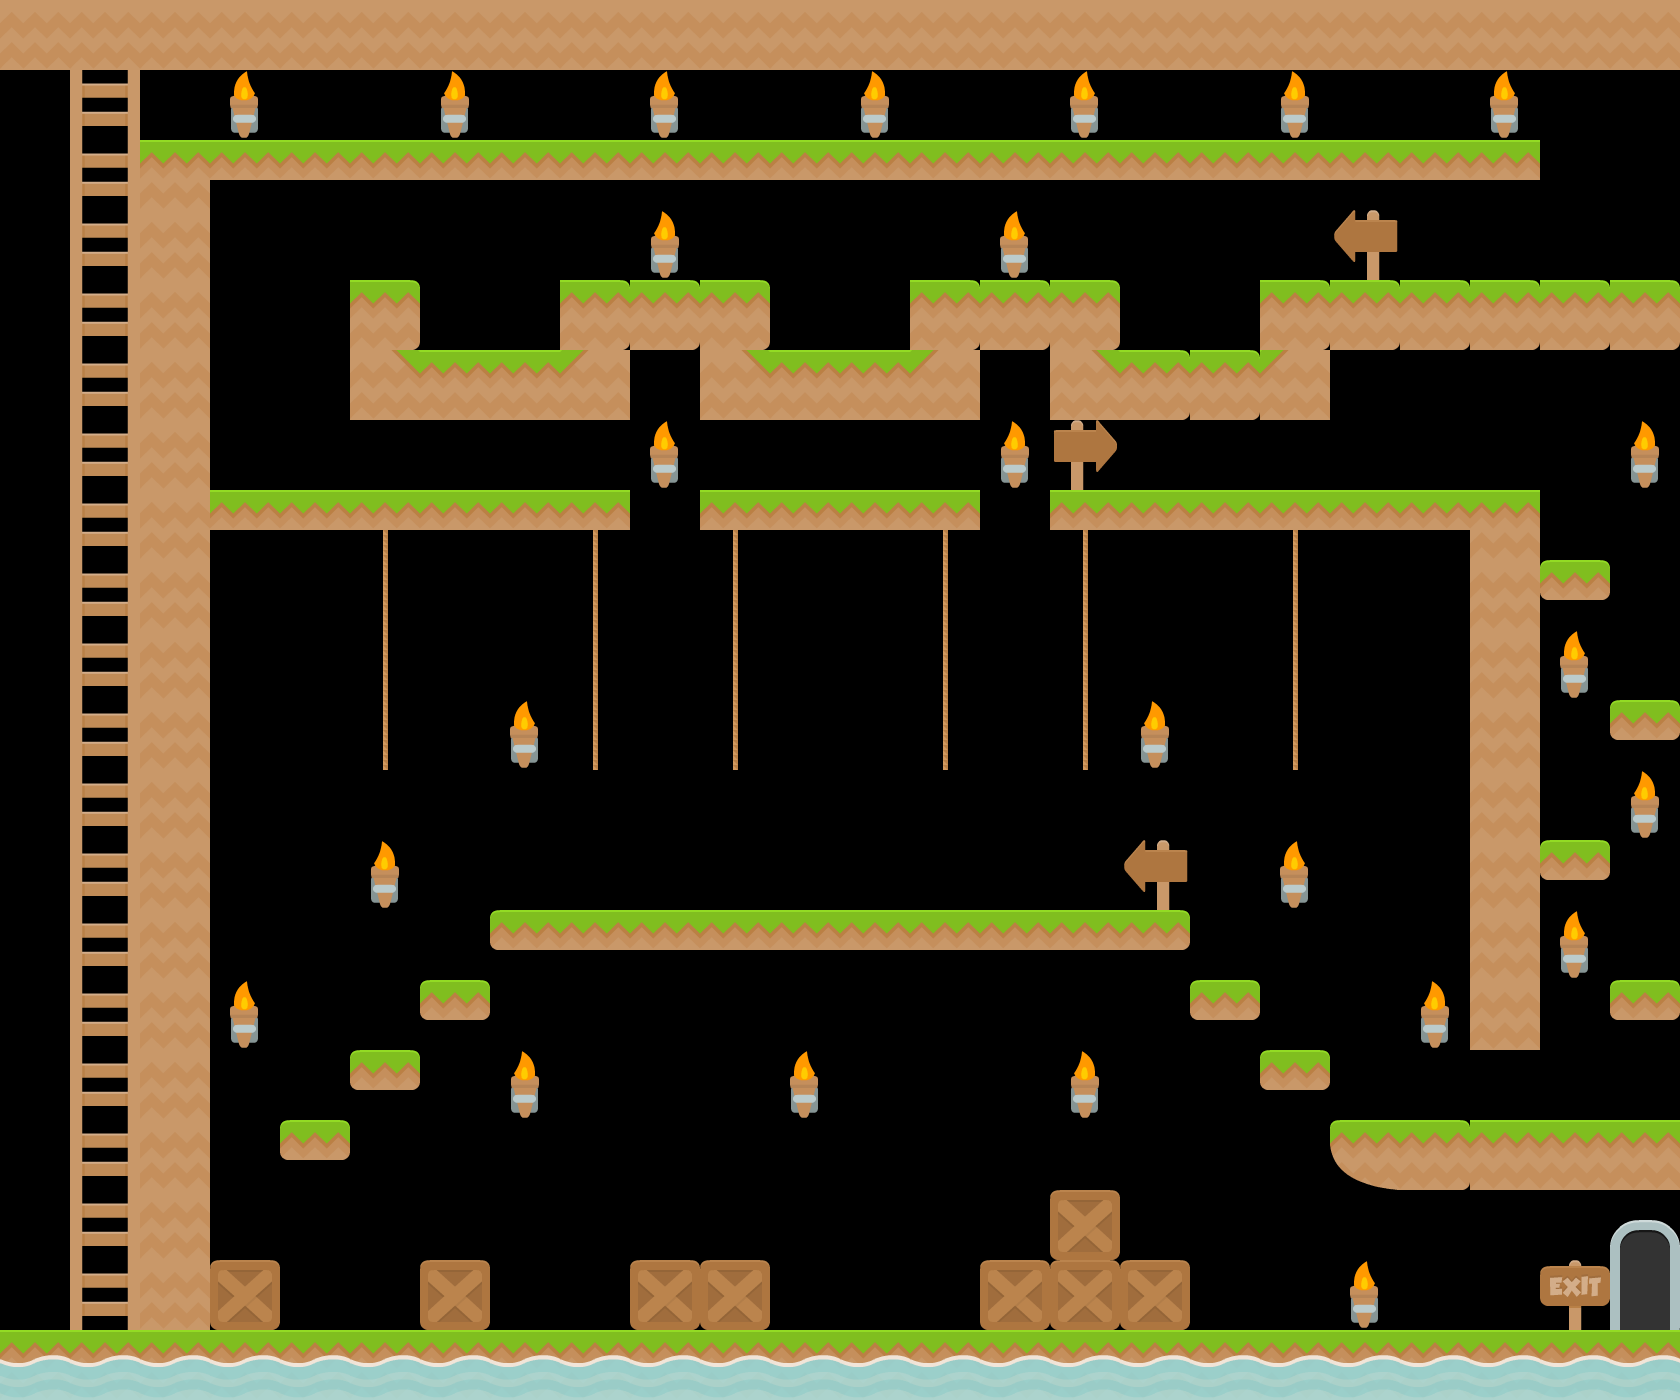

The image is a tile-based game level rendered from a .tmx file. Its description and source (layers, tilesets, objects; grid data summarised) follow:
An orthogonal 24x20 tile map with 70x70 px tiles, 5 tile layers (Lader Layer, World Map Layer, Liquid Layer, Box Layer, ...), 2 hidden layers not drawn.

<map version="1.0" tiledversion="1.0.3" orientation="orthogonal" renderorder="right-down" width="24" height="20" tilewidth="70" tileheight="70" nextobjectid="1">
 <tileset firstgid="1" name="spritesheet" tilewidth="70" tileheight="70" spacing="2" tilecount="156" columns="12">
  <image source="../tiles/spritesheet.png" width="914" height="936" />
 </tileset>
 <layer name="Lader Layer" width="24" height="20">
  <data>[480 cells, 43 non-empty, 3 distinct tile ids]</data>
 </layer>
 <layer name="World Map Layer" width="24" height="20">
  <data>[480 cells, 195 non-empty, 17 distinct tile ids]</data>
 </layer>
 <layer name="Liquid Layer" width="24" height="20" opacity="0.75">
  <data>[480 cells, 24 non-empty, 1 distinct tile ids]</data>
 </layer>
 <layer name="Invisible Layer" width="24" height="20" visible="0">
  <data>[480 cells, 50 non-empty, 1 distinct tile ids]</data>
 </layer>
 <layer name="Fall Layer" width="24" height="20" visible="0">
  <data>[480 cells, 3 non-empty, 1 distinct tile ids]</data>
 </layer>
 <layer name="Box Layer" width="24" height="20">
  <data>[480 cells, 0 non-empty, 0 distinct tile ids]</data>
 </layer>
 <layer name="Exit Layer" width="24" height="20">
  <data>[480 cells, 1 non-empty, 1 distinct tile ids]</data>
 </layer>
</map>
